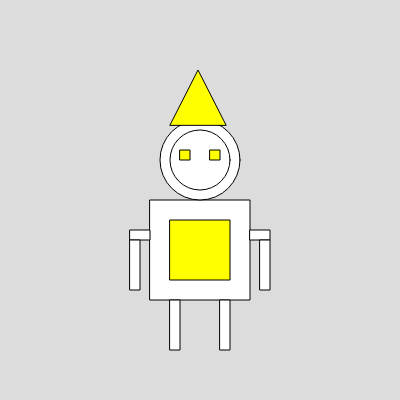
Frame 1 (no input)
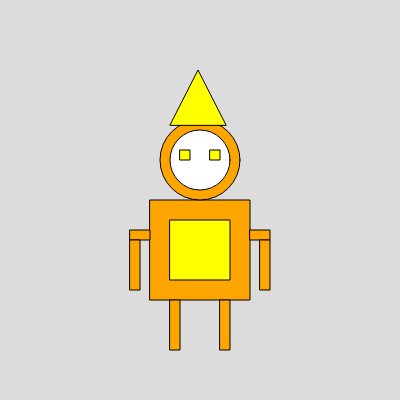
Frame 60 (no input)
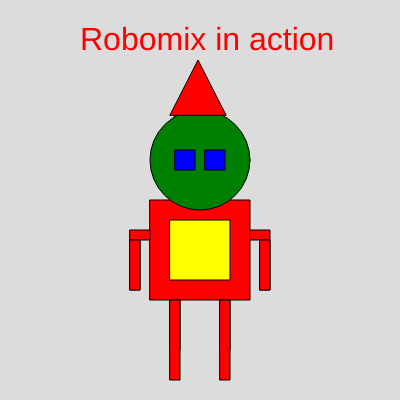
Frame 120 (the mouse pressed at the canvas centre since frame 60)

The p5.js sketch that drew these frames (run headless with seeded random() and noise() and a simulated clock; from frame 60 on, the mouse is pressed at the canvas centre):

// p5.js sketch
// ── sketch.js
//create gamearea
function setup() {
  createCanvas(400, 400);
 }

function draw() {
  background(220);


  //create the robot   
 
   textSize(30);
   //text("chitti robot in action",100,50);
   
  
  //body
     rect(150,200,100,100);
  //head
  ellipse(200,160,80,80);
  //arms
  rect(130,230,20,10)
  rect(250,230,20,10);
  //legs
  rect(170,300,10,50);
  rect(220,300,10,50);
  
  //hand
  rect(130,240,10,50);
  rect(260,240,10,50);
  
  fill("white")
  
  //face
  ellipse(200,160,60,60);
  fill("yellow");
  
  //eyes
  rect(180,150,10,10);
  rect(210,150,10,10);
  
  //inner body
  rect(170,220,60,60);
  //hat
  triangle(170, 125, 198, 70, 226, 125);
  fill("orange")
  
//behavior of robot if mouseIsPressed  
if (mouseIsPressed){
   fill("red")
   
 

                  
  textSize(32);
     text("Robomix in action",80,50);
  //text('HALLOWEEN:)',70, 30);
  fill(0, 102, 153);
  
  fill("green");
  //increase the size of head
  ellipse(200,160,100,100);
  
  fill("red")
  //create hat
  triangle(170, 115, 198, 60, 226, 115);
  
  //change the color of the arms
  rect(130,240,10,50);
  rect(260,240,10,50);
  
  //increase the height of the legs
  rect(220,300,10,80);
  rect(170,300,10,80);
  
  fill("blue")
  //change eyes color and size
  rect(175,150,20,20);
  rect(205,150,20,20);
  
  
fill ("red");
 
}
}
